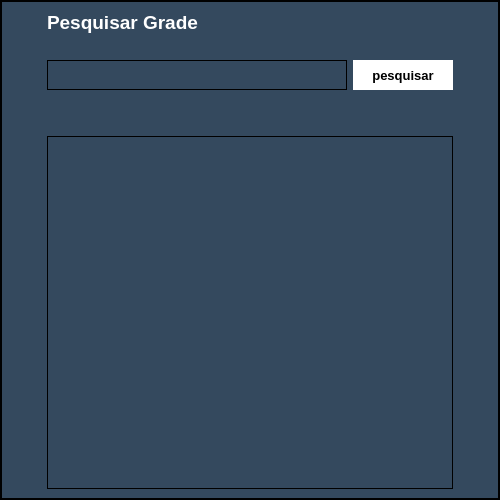
<?xml version="1.0" encoding="UTF-8"?>
<ui version="4.0">
 <class>Dialog</class>
 <widget class="QDialog" name="Dialog">
  <property name="windowModality">
   <enum>Qt::ApplicationModal</enum>
  </property>
  <property name="geometry">
   <rect>
    <x>0</x>
    <y>0</y>
    <width>500</width>
    <height>500</height>
   </rect>
  </property>
  <property name="maximumSize">
   <size>
    <width>500</width>
    <height>500</height>
   </size>
  </property>
  <property name="windowTitle">
   <string>Escolher Grade</string>
  </property>
  <property name="styleSheet">
   <string notr="true">background-color:#34495e;
border :2px solid ;

border-color: rgb(0, 0, 0);
</string>
  </property>
  <property name="modal">
   <bool>true</bool>
  </property>
  <layout class="QGridLayout" name="gridLayout_2">
   <item row="0" column="0">
    <layout class="QGridLayout" name="gridLayout">
     <item row="2" column="1">
      <spacer name="horizontalSpacer_4">
       <property name="orientation">
        <enum>Qt::Horizontal</enum>
       </property>
       <property name="sizeHint" stdset="0">
        <size>
         <width>40</width>
         <height>20</height>
        </size>
       </property>
      </spacer>
     </item>
     <item row="0" column="0">
      <spacer name="horizontalSpacer">
       <property name="orientation">
        <enum>Qt::Horizontal</enum>
       </property>
       <property name="sizeHint" stdset="0">
        <size>
         <width>40</width>
         <height>20</height>
        </size>
       </property>
      </spacer>
     </item>
     <item row="4" column="1">
      <spacer name="horizontalSpacer_5">
       <property name="orientation">
        <enum>Qt::Horizontal</enum>
       </property>
       <property name="sizeHint" stdset="0">
        <size>
         <width>40</width>
         <height>20</height>
        </size>
       </property>
      </spacer>
     </item>
     <item row="0" column="1">
      <layout class="QVBoxLayout" name="verticalLayout">
       <item>
        <widget class="QLabel" name="label">
         <property name="font">
          <font>
           <pointsize>14</pointsize>
           <weight>75</weight>
           <bold>true</bold>
          </font>
         </property>
         <property name="styleSheet">
          <string notr="true">border:none;
color: rgb(255, 255, 255);</string>
         </property>
         <property name="text">
          <string>Pesquisar Grade</string>
         </property>
        </widget>
       </item>
       <item>
        <spacer name="horizontalSpacer_2">
         <property name="orientation">
          <enum>Qt::Horizontal</enum>
         </property>
         <property name="sizeHint" stdset="0">
          <size>
           <width>40</width>
           <height>20</height>
          </size>
         </property>
        </spacer>
       </item>
       <item>
        <layout class="QHBoxLayout" name="horizontalLayout">
         <item>
          <widget class="QLineEdit" name="lineEdit">
           <property name="minimumSize">
            <size>
             <width>300</width>
             <height>30</height>
            </size>
           </property>
           <property name="font">
            <font>
             <pointsize>12</pointsize>
             <weight>75</weight>
             <bold>true</bold>
            </font>
           </property>
           <property name="styleSheet">
            <string notr="true">color: rgb(255, 255, 255);
border:1px solid;</string>
           </property>
          </widget>
         </item>
         <item>
          <widget class="QPushButton" name="pushButton_pesquisar">
           <property name="minimumSize">
            <size>
             <width>100</width>
             <height>30</height>
            </size>
           </property>
           <property name="font">
            <font>
             <pointsize>10</pointsize>
             <weight>75</weight>
             <bold>true</bold>
            </font>
           </property>
           <property name="cursor">
            <cursorShape>PointingHandCursor</cursorShape>
           </property>
           <property name="styleSheet">
            <string notr="true">border:none;
background-color: rgb(255, 255, 255);</string>
           </property>
           <property name="text">
            <string>pesquisar</string>
           </property>
           <property name="icon">
            <iconset>
             <normaloff>../../imagem/172546_search_icon.png</normaloff>../../imagem/172546_search_icon.png</iconset>
           </property>
          </widget>
         </item>
        </layout>
       </item>
      </layout>
     </item>
     <item row="5" column="1">
      <widget class="QListWidget" name="listWidget_pesquiasar_grade">
       <property name="font">
        <font>
         <pointsize>12</pointsize>
         <weight>75</weight>
         <bold>true</bold>
        </font>
       </property>
       <property name="styleSheet">
        <string notr="true">border:1px solid;
color: rgb(255, 255, 255);</string>
       </property>
      </widget>
     </item>
    </layout>
   </item>
   <item row="0" column="1">
    <spacer name="horizontalSpacer_3">
     <property name="orientation">
      <enum>Qt::Horizontal</enum>
     </property>
     <property name="sizeHint" stdset="0">
      <size>
       <width>40</width>
       <height>20</height>
      </size>
     </property>
    </spacer>
   </item>
  </layout>
 </widget>
 <resources/>
 <connections/>
</ui>
